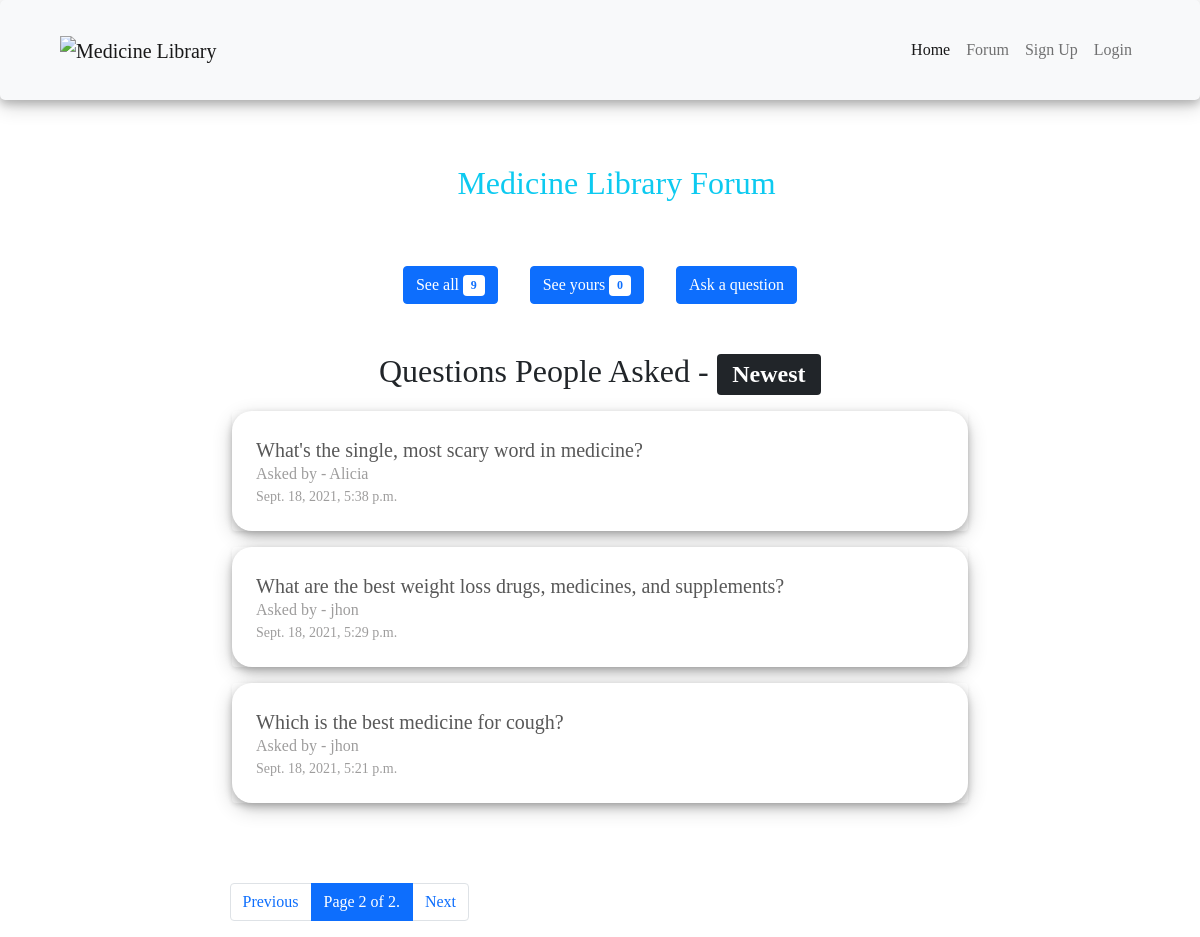
Before: /forum?page=2 with the older database file.
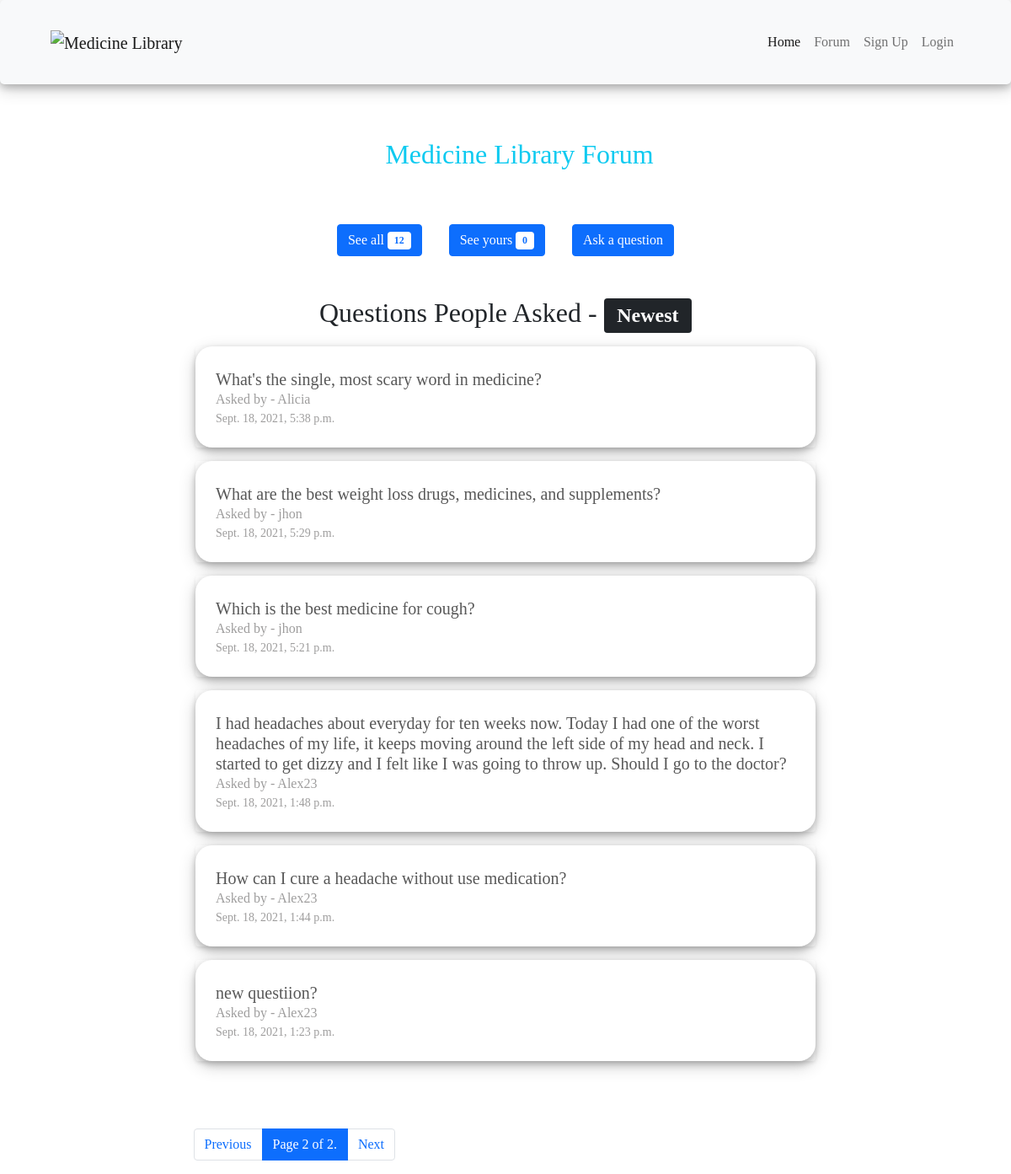
After: the same page with the newer database file.
### App/models.py (models this page shows, shortened)
class Question(models.Model):
    question = models.CharField(max_length=500)
    user = models.ForeignKey(User,on_delete=models.CASCADE)
    date_added = models.DateTimeField(default=timezone.localtime(timezone.now()), blank=True)

### App/views.py (the view)
# urls.py: path('forum',forumView,name='forumView'),
def forumView(request):
    which_ques = request.GET.get('questions')
    if request.user.is_authenticated:
        my_questions = Question.objects.filter(user=request.user).order_by('-date_added')
    else:
        my_questions = Question.objects.filter(question='this wil return 0')
    questions = Question.objects.all().order_by('-date_added')
    if which_ques=='my':
        paginator = Paginator(my_questions,6)
        title = 'Questions You Have Asked'
    else:
        paginator = Paginator(questions,6)
        title = 'Questions People Asked'
    page_number = request.GET.get('page')
    page_obj = paginator.get_page(page_number)
    context = {
        'page_obj': page_obj,
        'total_ques':len(questions),
        'total_my_ques':len(my_questions),
        'title':title
    }
    return render(request,'forum.html',context)

### App/Templates/forum.html (shortened to what this page needs)
{% extends 'navbar.html' %}
{% load static %}
{% load crispy_forms_tags %}
{% block css %}
<link rel="stylesheet" href="{% static 'css/style.css' %}" />
{% endblock css %}
{% block body %}
<div class="container">
    <h2 class='text-secondary p-3 text-info text-center my-5'> <i class='fas fa-smile '></i> Medicine Library Forum</h2>
    <div class='forum_nav d-flex justify-content-center'>
    <form action="{{forumView}}">
      <button type='submit' class='text-decoration-none btn btn-primary mx-3'>See all <span class="badge text-primary bg-white">{{total_ques}}</span>
      </button>
     </form>
     <form action="{{forumView}}">
      <button class='text-decoration-none btn btn-primary mx-3 ' >See yours <span class="badge text-primary bg-white">{{total_my_ques}}</span>
          <span class="sr-only">unread messages</span></button>
       </form>
      <a class='text-decoration-none btn btn-primary mx-3 ' href="{% url 'askView' %}">Ask a question</a>
    </div>
  <div class="row pb-5 mb-4">
<h2 class='mt-5 text-center'>{{title}} - <span class="badge bg-dark">Newest</span></h2>
    {% for ques in page_obj %}
    <div class="col-lg-8 offset-lg-2 col-md-8 offset-md-2 col-sm-10 offset-sm-1 my-2">
      <a class='text-decoration-none' href="{% url 'ques_detailsView' ques.id %}">
      <div class="card rounded shadow-sm border-0">
        <div class="card-body p-lg-4 p-sm-1 box_shadow">
          <h5 class="">{{ques.question}}</h5>
          <p>Asked by - {{ques.user}}</p>
          <p class='small'>{{ques.date_added}}</p>
        </div>
      </div>
      </a>
    </div>
    {% endfor %}
  </div>
<div class='w-75  m-auto '>
  <ul class="pagination ms-lg-5">
    {% if page_obj.has_previous %}
    <li class="page-item">
        <a class="page-link" href="?page={{ page_obj.previous_page_number }}">Previous</a>
    </li>
    {% else %}
    <li class="page-item disabled">
        <a class="page-link" href="?page=1">Previous</a>
    </li>
    {% endif %}
    <li class="page-item active">
      <span class="page-link">
        Page {{ page_obj.number }} of {{ page_obj.paginator.num_pages }}.
      </span>
      {% if page_obj.has_next %}
      <li class="page-item">
        <a class="page-link" href="?page={{ page_obj.next_page_number }}">Next</a>
    </li>
    {% else %}
      <li class="page-item">
    <a class="page-link">Next</a>
      {% endif %}
    </li>
  </ul>
</div>
</div>
{% endblock %}

### App/Templates/navbar.html (shortened to what this page needs)
{% load static %}
<!DOCTYPE html>
<html lang="en">
  <head>
    <link type="text/css" rel="stylesheet" href="{% static 'assets\lightslider-master\dist\css\lightslider.css' %}" />
    <link
      rel="stylesheet"
      href="{% static 'assets\bootstrap-5.0.2-dist\css\bootstrap.min.css' %}"
    />
    <link
      rel="stylesheet"
      href="{% static 'assets\fontawesome-free-5.15.4-web\css\all.min.css' %}"
    />
    {% block css %}{% endblock css %}
  </head>
  <body>
    <nav class="navbar nav_shadow navbar-expand-lg navbar-light bg-light">
      <div class="container-fluid">
        <a class="navbar-brand ms-5" href="{% url 'homeView' %}"><img class='logo' src="{% static 'img/logo.png' %}" alt="Medicine Library" srcset=""></a>
        <div class="collapse navbar-collapse" id="navbarNav">
          <ul class="navbar-nav ms-auto me-5">
            <li class="nav-item">
              <a class="nav-link active" aria-current="page" href="{% url 'homeView' %}">Home</a>
            </li>
            <li class="nav-item">
              <a class="nav-link" href="{% url 'forumView' %}">Forum</a>
            </li>
            {% if request.user.is_authenticated  %}
            <li class="nav-item">
              <a class="nav-link" href="{% url 'logoutView' %}">Logout</a>
            </li>
            <li class="nav-item">
            <a class="nav-link position-relative btn  btn-outline-success disabled text-capitalize" href="{% url 'logoutView' %}">{{request.user}}
              <span class="position-absolute top-0 start-100 translate-middle p-2 bg-success border border-light rounded-circle">
                <span class="visually-hidden">New alerts</span>
              </span>
            </a>
            </li>
            {% else %}
            <li class="nav-item">
              <a class="nav-link" href="{% url 'signupView' %}">Sign Up</a>
            </li>
            <li class="nav-item">
              <a class="nav-link" href="{% url 'loginView' %}">Login</a>
            </li>
            {% endif %}
          </ul>
        </div>
      </div>
    </nav>
    {% block body %}{% endblock body %}
  </body>
</html>

### App/static/css/style.css (style rules this page uses)
* { --font1:Bahnschrift; font-family: var(--font1); }
.box_shadow { box-shadow: 0 4px 8px 0 rgba(0, 0, 0, 0.2), 0 6px 20px 0 rgba(0, 0, 0, 0.19); border-radius: 20px; }
.nav_shadow { box-shadow: 0 4px 8px 0 rgba(0, 0, 0, 0.2), 0 6px 20px 0 rgba(0, 0, 0, 0.19); border-radius: 5px; background: rgb(255, 255, 255); height: 100px !important; }
.logo { width: 120px; height: 100%; }
.card-body p { color: #9e9d9d; margin: 0; }
.card-body h5 { color: #585858; margin: 0; margin-top: 3px; }

Changed rows visible on the page:
added Question: question "I had headaches about everyday for ten weeks now. Today I had one of the worst headaches of my life, it keeps moving around the left side of my head and neck. I started to get dizzy and I felt like I was going to throw up. Should I go to the doctor?", user "Alex23", date_added "Sept. 18, 2021, 1:48 p.m."
added Question: question "How can I cure a headache without use medication?", user "Alex23", date_added "Sept. 18, 2021, 1:44 p.m."
added Question: question "new questiion?", user "Alex23", date_added "Sept. 18, 2021, 1:23 p.m."
Other visible differences:
{{ total_ques }}: "9" → "12"
